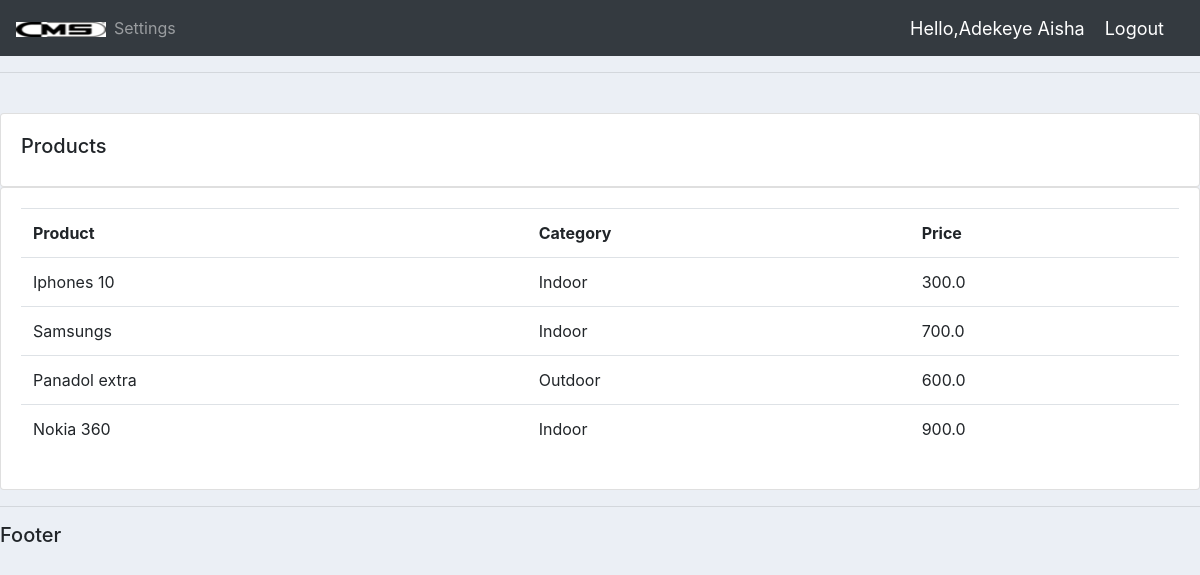
The page /products/ (signed in) on the database its author committed.
### accounts/models.py (models this page shows, shortened)
class CustomUser(AbstractUser):
    USER_TYPE=((1,'Admin'),(2,'cms'))
    username=None #use email instead of username
    email=models.EmailField(unique=True)
    user_type=models.CharField(default=2,choices=USER_TYPE,max_length=1)
    created_at=models.DateTimeField(auto_now_add=True)
    updated_at=models.DateTimeField(auto_now_add=True)
    USERNAME_FIELD ='email'
    REQUIRED_FIELDS = []
    objects=CustomUserManager()

class Product(models.Model):
    CATEGORY=(
        ('Indoor','Indoor'),
        ('Outdoor','Outdoor')
    )
    name=models.CharField(max_length=100,null=True)
    price=models.FloatField()
    category=models.CharField(max_length=255,null=True,choices=CATEGORY)
    description=models.CharField(max_length=255,null=True,blank=True)
    tags=models.ManyToManyField(Tag)
    date_created=models.DateTimeField(auto_now_add=True,null=True)

### superadmin/views.py (the view)
# urls.py: path('products/',views.product,name='product'),
@login_required(login_url='login')
def product(request):
    products=Product.objects.all()
    context={
        'products':products
    }
    return render(request,'products.html',context)

### superadmin/template/products.html
{% extends 'main.html' %}
{% block content %}
<br>
<div class='row'>
<div class='col-md'>
<div class='card card-body'>
<h5>Products</h5>
</div>
<div class="card card-body">
<table class='table'>
<tr>
<th>Product</th>
<th>Category</th>
<th>Price</th>
</tr>
    {% for product in products %}
    <tr>
    <td>{{ product.name }} </td>
    <td>{{ product.category }} </td>
    <td>{{ product.price }} </td>
    </tr>
    {% endfor %}
</table>
</div>
</div>
</div>
{% endblock content %}

### accounts/template/navbar.html (shortened to what this page needs)
{% load static %}
<nav class="navbar navbar-expand-lg navbar-dark bg-dark">
  <a href="{% url 'dashboard' %}"><img src="{% static 'images/logo.png' %}"></a>
  <div class="collapse navbar-collapse" id="navbarNav">
  <ul class='navbar-nav'>
      {% if request.user.user_type == '2' %}
      <li class='nav-item'>
        <a class="nav-link" href="{% url 'account' %}">Settings</a>
        </li>
        {% endif %}
        </ul>
  </div>
  <span class="hello-msg">Hello,{{request.user.first_name}} {{request.user.last_name}} </span>
  <span><a class="hello-msg" href="{% url 'logout' %}">Logout</a>
</nav>

### static/css/main.css (style rules this page uses)
body { background-color:#ebeff5; }

### accounts/template/navbar.html (style rules this page uses)
.hello-msg { font-size:18px; color:white; margin-right:20px; }

### rows shown on the page
CustomUser: user.first_name "Adekeye", user.last_name "Aisha"
Product: name "Iphones 10", category "Indoor", price "300.0"
Product: name "Samsungs", category "Indoor", price "700.0"
Product: name "Panadol extra", category "Outdoor", price "600.0"
Product: name "Nokia 360", category "Indoor", price "900.0"
